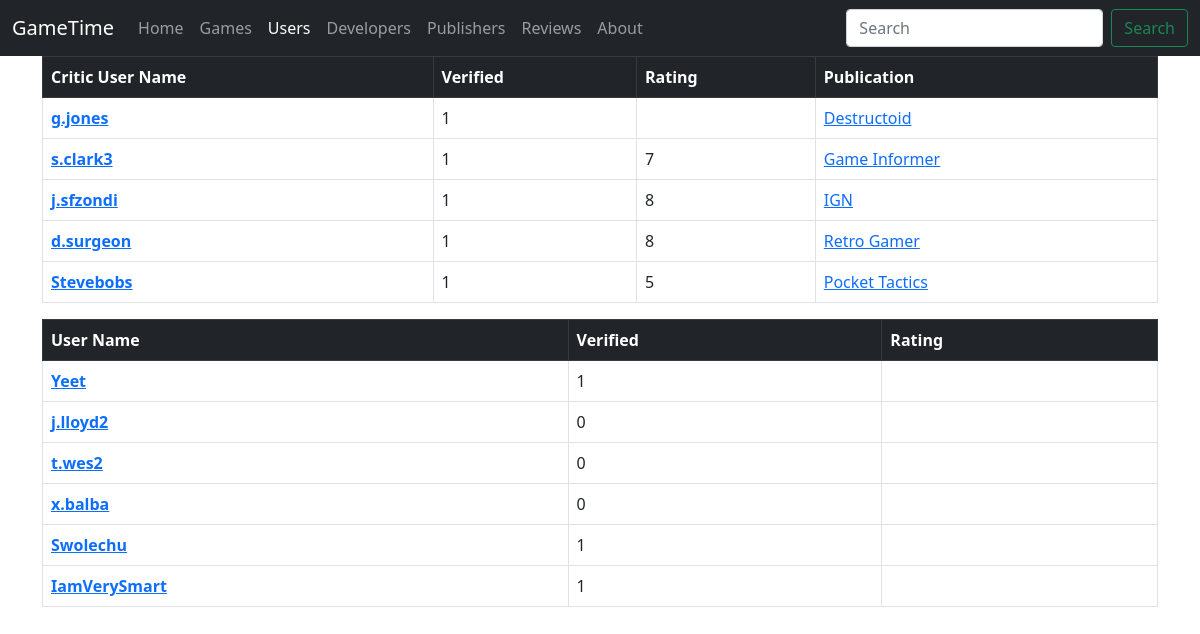
The page /users.php on the database its author committed.
### tables this page shows
CREATE TABLE `user` (
  `Id` int(16) NOT NULL,
  `Name_Display` varchar(32) NOT NULL,
  `Name_First` varchar(32) NOT NULL,
  `Name_Last` varchar(32) DEFAULT NULL,
  `Email` varchar(255) NOT NULL,
  `Is_Verified` int(2) DEFAULT NULL,
  `Publication` varchar(16) DEFAULT NULL,
  `User_Rating` int(2) DEFAULT NULL
);

### users.php (the view, shortened to what this page needs)
<!DOCTYPE html>
<html lang="en">
<head>
    <link href="https://cdn.jsdelivr.net/npm/bootstrap@5.1.3/dist/css/bootstrap.min.css"
        rel="stylesheet"
>
</head>
<body>
    <nav class="navbar navbar-expand-lg navbar-dark bg-dark">
        <div class="container-fluid">
          <a class="navbar-brand" href="#">GameTime</a>
          <div class="collapse navbar-collapse" id="navbarSupportedContent">
            <ul class="navbar-nav me-auto mb-2 mb-lg-0">
              <li class="nav-item">
                <a class="nav-link" href="index.php">Home</a>
              </li>
              <li class="nav-item">
                <a class="nav-link" href="games.php">Games</a>
              </li>
              <li class="nav-item">
                <a class="nav-link active" aria-current="page" href="users.php">Users</a>
              </li>
              <li class="nav-item">
                <a class="nav-link" href="developers.php">Developers</a>
              </li>
              <li class="nav-item">
                <a class="nav-link" href="publishers.php">Publishers</a>
              </li>
              <li class="nav-item">
                <a class="nav-link" href="reviews.php">Reviews</a>
              </li>
              <li class="nav-item">
                <a class="nav-link" href="about.php">About</a>
              </li>
            </ul>
            <form class="d-flex" form method="get" action="search.php">>
              <input class="form-control me-2" type="search" placeholder="Search" aria-label="Search" name="search">
              <button class="btn btn-outline-success" type="submit" >Search</button>
            </form>
          </div>
        </div>
    </nav>
    <div class="container">
        <table class="table table-bordered" >
            <thead>
                <tr class="table-dark">
                    <th scope="col"> Critic User Name</th>
                    <th scope="col">Verified</th>
                    <th scope="col">Rating</th>
                    <th scope="col">Publication</th>
                </tr>
                <?php
                $connection = mysqli_connect(DBHOST, DBUSER, DBPASS, DBNAME);
                $sql = "SELECT user.Id, user.Name_Display, Is_Verified, User.Publication, User_Rating, game_critic_publication.About_URL
                FROM user JOIN game_critic_publication ON User.Publication = game_critic_publication.Publication";
                if ($result = mysqli_query($connection, $sql)) {
                    while($row = mysqli_fetch_assoc($result)) {
                ?>
                        <th scope="row"><?php echo "<a href='user_details.php?Id={$row['Id']}'>{$row['Name_Display']}</a><br>\n" ?></th>
                            <td><?php echo $row['Is_Verified']?></td>
                            <td><?php echo $row['User_Rating']?></td>
                            <td><?php echo "<a href='{$row['About_URL']}'>{$row['Publication']}</a><br>\n" ?></td>
                <?php
                    }
                }
                ?>
            </thead>
        </table>
    </div>
    <div class="container">
        <table class="table table-bordered" >
            <thead>
                <tr class="table-dark">
                    <th scope="col">User Name</th>
                    <th scope="col">Verified</th>
                    <th scope="col">Rating</th>
                </tr>
                <?php
                $connection = mysqli_connect(DBHOST, DBUSER, DBPASS, DBNAME);
                $sql = "SELECT Id, user.Name_Display, Is_Verified, User_Rating
                        FROM user
                        WHERE Publication IS NULL";
                if ($result = mysqli_query($connection, $sql)) {
                    while($row = mysqli_fetch_assoc($result)) {
                ?>
                        <th scope="row"><?php echo "<a href='user_details.php?Id={$row['Id']}'>{$row['Name_Display']}</a><br>\n" ?></th>
                            <td><?php echo $row['Is_Verified']?></td>
                            <td><?php echo $row['User_Rating'] ?></td>
                <?php
                    }
                }
                ?>
            </thead>
        </table>
    </div>
</body>
</html>

### rows shown on the page
user: Name_Display "g.jones", Is_Verified "1", Publication "Destructoid"
user: Name_Display "s.clark3", Is_Verified "1", User_Rating "7", Publication "Game Informer"
user: Name_Display "j.sfzondi", Is_Verified "1", User_Rating "8", Publication "IGN"
user: Name_Display "d.surgeon", Is_Verified "1", User_Rating "8", Publication "Retro Gamer"
user: Name_Display "Stevebobs", Is_Verified "1", User_Rating "5", Publication "Pocket Tactics"
user: Name_Display "Yeet", Is_Verified "1"
user: Name_Display "j.lloyd2", Is_Verified "0"
user: Name_Display "t.wes2", Is_Verified "0"
user: Name_Display "x.balba", Is_Verified "0"
user: Name_Display "Swolechu", Is_Verified "1"
user: Name_Display "IamVerySmart", Is_Verified "1"
